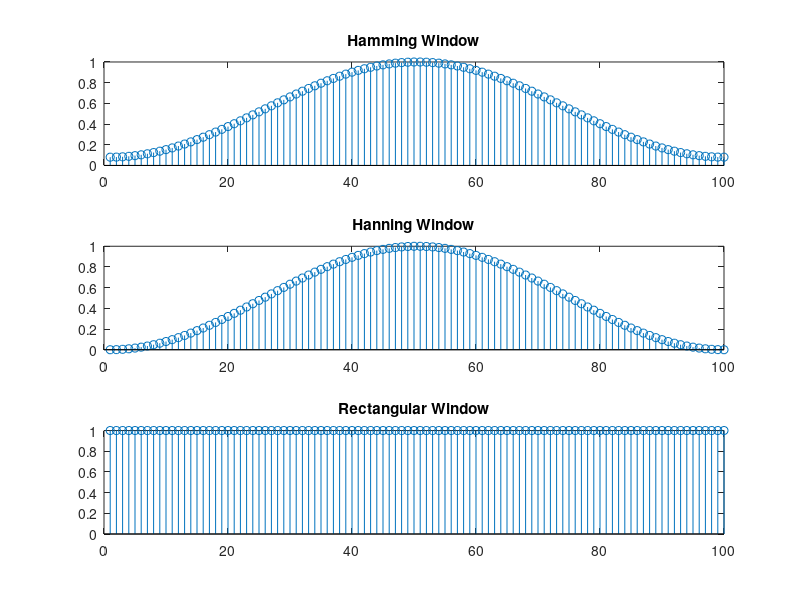
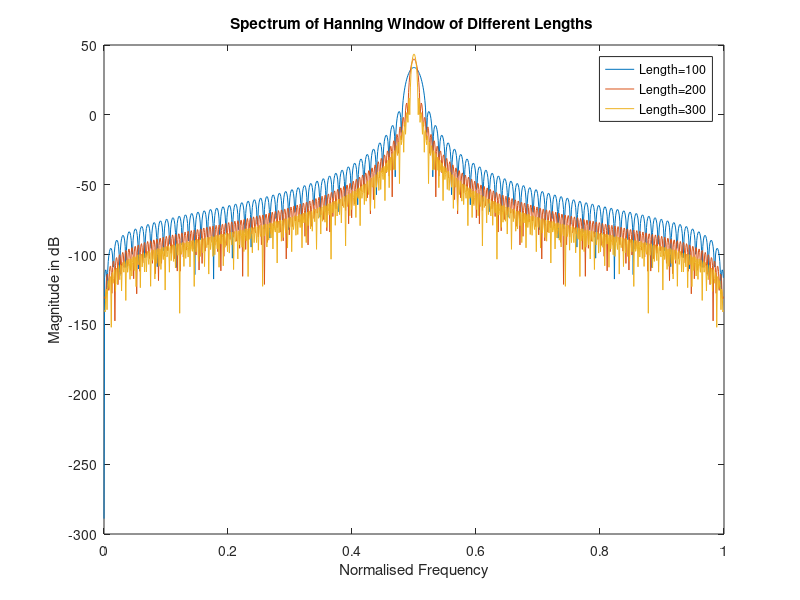
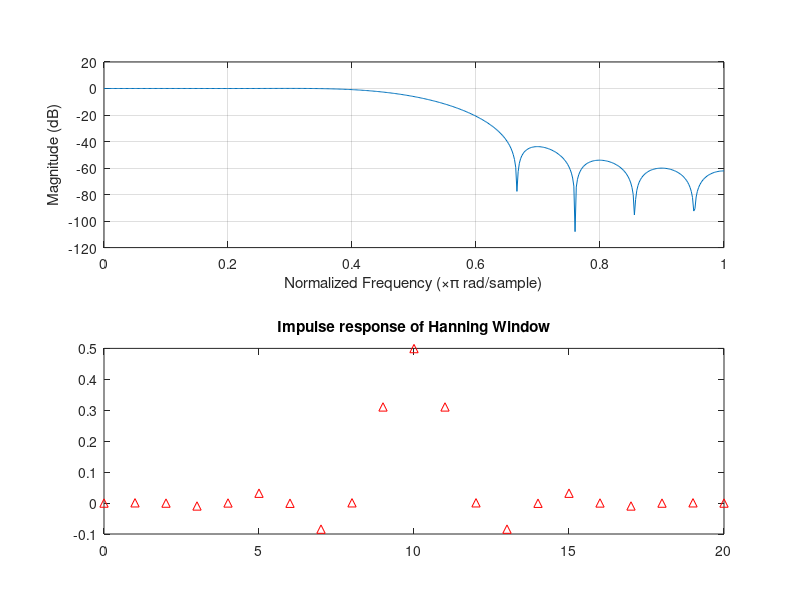
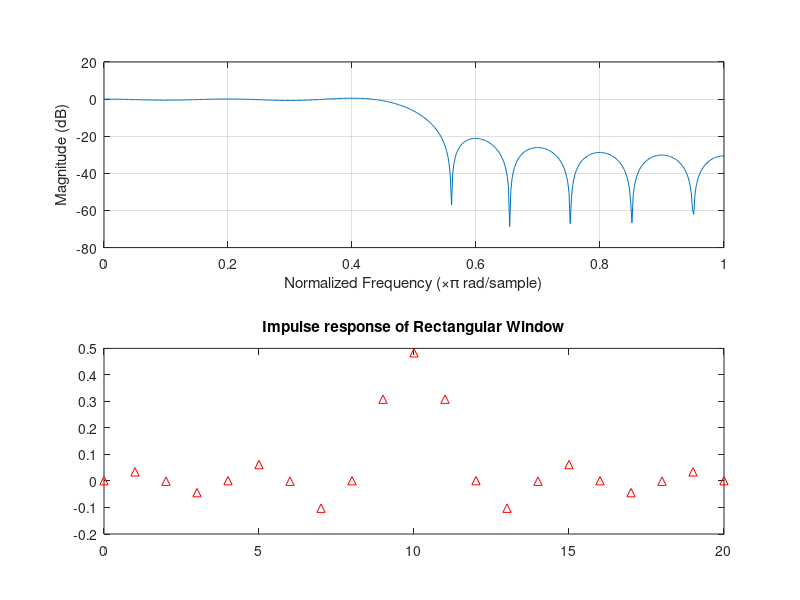

Here is the MATLAB script that generated these plots, in order: (Note: this script raises an error after producing the figures.)
%Q1.1)
x=hamming(100);
subplot(3,1,1)
stem(x)
title('Hamming Window')
y=hanning(100);
subplot(3,1,2)
stem(y)
title('Hanning Window')
z=rectwin(100);
subplot(3,1,3)
stem(z)
title('Rectangular Window')
%%
%Q1.2)
N=1024;
L1=100;
L2=200;
L3=300;
x1=hanning(L1);
x2=hanning(L2);
x3=hanning(L3);
dft1=fftshift(fft(x1,N));
dft2=fftshift(fft(x2,N));
dft3=fftshift(fft(x3,N));
y1=(20*log10(abs(dft1)));
y2=(20*log10(abs(dft2)));
y3=(20*log10(abs(dft3)));
f=((0):(N-1))/N;
figure
plot(f,y1)
hold on 
plot(f,y2)
plot(f,y3)
title('Spectrum of Hanning Window of Different Lengths ')
ylabel('Magnitude in dB')
xlabel('Normalised Frequency')
legend('Length=100','Length=200','Length=300')
%%
figure
b = fir1(20,0.5,'low',hanning(21));
freqz(b)
%%
impz(b)
title('Impulse response of Hanning Window')
%%
figure
b1 = fir1(20,0.5,'low',rectwin(21));
freqz(b1)
%%
impz(b1)
title('Impulse response of Rectangular Window')
%%
%Q3
% Load the audio file
[y_with_dc, fs] = audioread('instru1.wav');
y= y_with_dc - mean(y_with_dc);
% Compute the spectrogram
window_size = 1024;  % Choose an appropriate window size
overlap = window_size / 2;  % Adjust overlap as needed
nfft = 1024;  % Number of FFT points
[S, F, T] = spectrogram(y_with_dc, hamming(window_size), overlap, nfft, fs);

% Plot the spectrogram
figure;
imagesc(T, F, 20*log10(abs(S)));
axis xy;
xlabel('Time (s)');
ylabel('Frequency (Hz)');
title('Spectrogram of Original Signal');
colorbar;

filename = 'instru1.wav';
[audio,fs] = audioread(filename);

% Perform FFT on the audio data
n = length(audio); % Length of the audio data
frequencies = (0:n-1)*(fs/n); % Frequency values corresponding to FFT bins
audio_fft = fft(audio); % Compute FFT
% Find the index of the peak magnitude in the DFT
[~, peakIndex] = max(abs(audio_fft));

% Calculate the corresponding frequency value (in Hz)
f_f = frequencies(peakIndex);


b2 = fir1(1023,[(f_f-10)*2/fs (f_f+10)*2/fs],'bandpass',hamming(1024));
% Apply the filter to extract the fundamental frequency
filtered_signal = filter(b2, 1, y);

% Write the filtered signal to a new WAV file
audiowrite('filtered_instru.wav', filtered_signal, fs);

% Listen to the filtered audio
%sound(filtered_signal, fs);

% Compute and plot the spectrogram of the filtered signal
[S_filtered, F_filtered, T_filtered] = spectrogram(filtered_signal, hamming(window_size), overlap, nfft, fs);

figure;
imagesc(T_filtered, F_filtered, 20*log10(abs(S_filtered)));
axis xy;
xlabel('Time (s)');
ylabel('Frequency (Hz)');
title('Spectrogram of Filtered Signal');
colorbar;